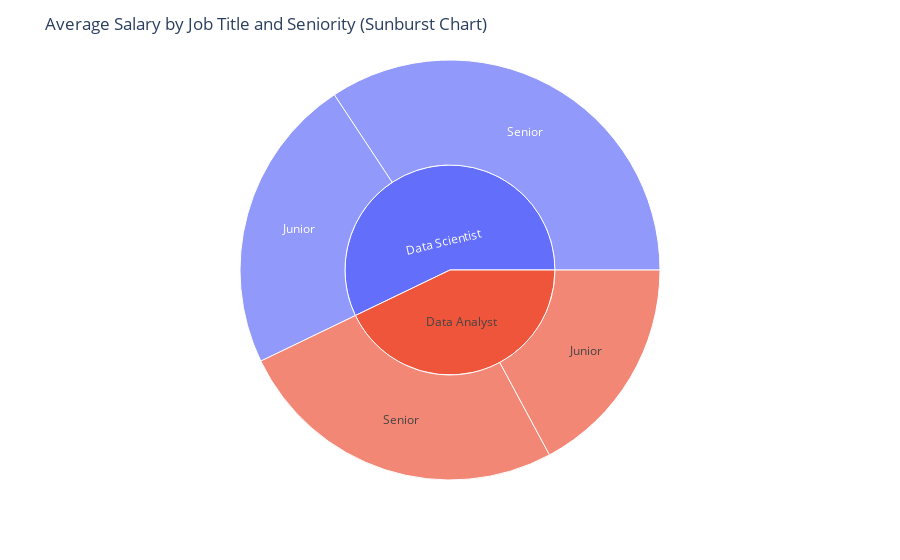

Source (notebook cell):
### Code cell
import pandas as pd
import plotly.express as px

# Sample DataFrame
data = {'job_simp': ['Data Scientist', 'Data Analyst', 'Data Scientist', 'Data Analyst'],
        'seniority': ['Junior', 'Junior', 'Senior', 'Senior'],
        'avg_salary': [80, 60, 120, 90]}
df = pd.DataFrame(data)

# Pivot table
pivot_df = pd.pivot_table(df, index=['job_simp', 'seniority'], values='avg_salary')

# Reset index to make 'job_simp' and 'seniority' regular columns
pivot_df = pivot_df.reset_index()

# Plot sunburst chart
fig = px.sunburst(pivot_df, path=['job_simp', 'seniority'], values='avg_salary')
fig.update_layout(title='Average Salary by Job Title and Seniority (Sunburst Chart)')
fig.show()

### Figure 1 — Plotly figure (JSON) as saved in the notebook; plotly's stock layout.template omitted (floating-point values rounded to 4 significant figures)
{"data": [{"branchvalues": "total", "domain": {"x": [0, 1], "y": [0, 1]}, "hovertemplate": "labels=%{label}<br>avg_salary=%{value}<br>parent=%{parent}<br>id=%{id}<extra></extra>", "ids": ["Data Analyst/Junior", "Data Scientist/Junior", "Data Analyst/Senior", "Data Scientist/Senior", "Data Analyst", "Data Scientist"], "labels": ["Junior", "Junior", "Senior", "Senior", "Data Analyst", "Data Scientist"], "name": "", "parents": ["Data Analyst", "Data Scientist", "Data Analyst", "Data Scientist", "", ""], "type": "sunburst", "values": [60, 80, 90, 120, 150, 200]}], "layout": {"autosize": true, "legend": {"tracegroupgap": 0}, "margin": {"t": 60}, "title": {"text": "Average Salary by Job Title and Seniority (Sunburst Chart)"}}}
